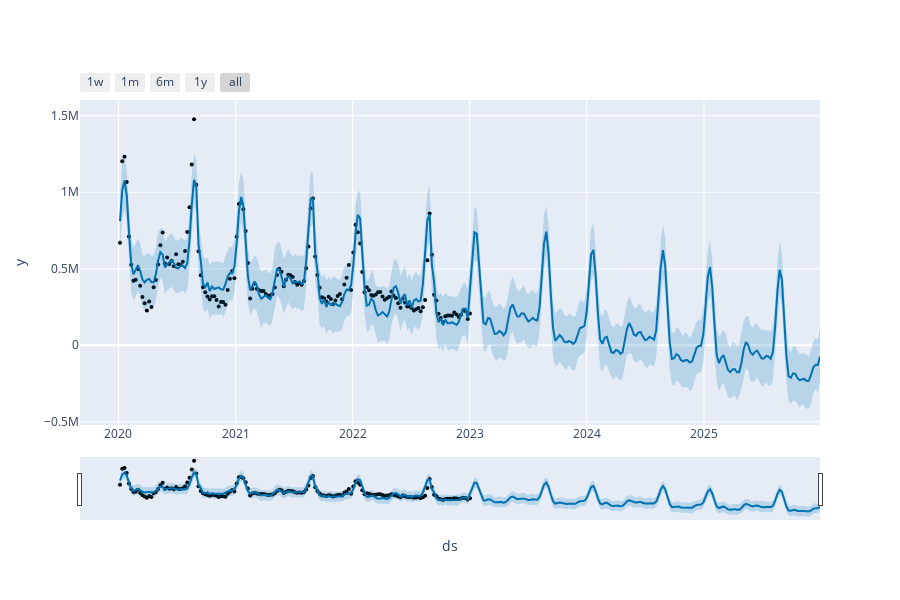

Source (notebook cell):
### Code cell
from prophet.plot import plot_plotly
plot_plotly(new_model, predict)

### Figure 1 — Plotly figure (JSON) as saved in the notebook; plotly's stock layout.template omitted (floating-point values rounded to 4 significant figures; data arrays with more than 128 entries replaced by an {"elided": "..."} marker saying what was removed)
{"data": [{"marker": {"color": "black", "size": 4}, "mode": "markers", "name": "Actual", "type": "scatter", "x": {"elided": "157 str values"}, "y": {"elided": "157 float values"}}, {"hoverinfo": "skip", "line": {"width": 0}, "mode": "lines", "type": "scatter", "x": {"elided": "313 str values"}, "y": {"elided": "313 float values"}}, {"fill": "tonexty", "fillcolor": "rgba(0, 114, 178, 0.2)", "line": {"color": "#0072B2", "width": 2}, "mode": "lines", "name": "Predicted", "type": "scatter", "x": {"elided": "313 str values"}, "y": {"elided": "313 float values"}}, {"fill": "tonexty", "fillcolor": "rgba(0, 114, 178, 0.2)", "hoverinfo": "skip", "line": {"width": 0}, "mode": "lines", "type": "scatter", "x": {"elided": "313 str values"}, "y": {"elided": "313 float values"}}], "layout": {"height": 600, "showlegend": false, "width": 900, "xaxis": {"rangeselector": {"buttons": [{"count": 7, "label": "1w", "step": "day", "stepmode": "backward"}, {"count": 1, "label": "1m", "step": "month", "stepmode": "backward"}, {"count": 6, "label": "6m", "step": "month", "stepmode": "backward"}, {"count": 1, "label": "1y", "step": "year", "stepmode": "backward"}, {"step": "all"}]}, "rangeslider": {"visible": true}, "title": {"text": "ds"}, "type": "date"}, "yaxis": {"title": {"text": "y"}}}}
